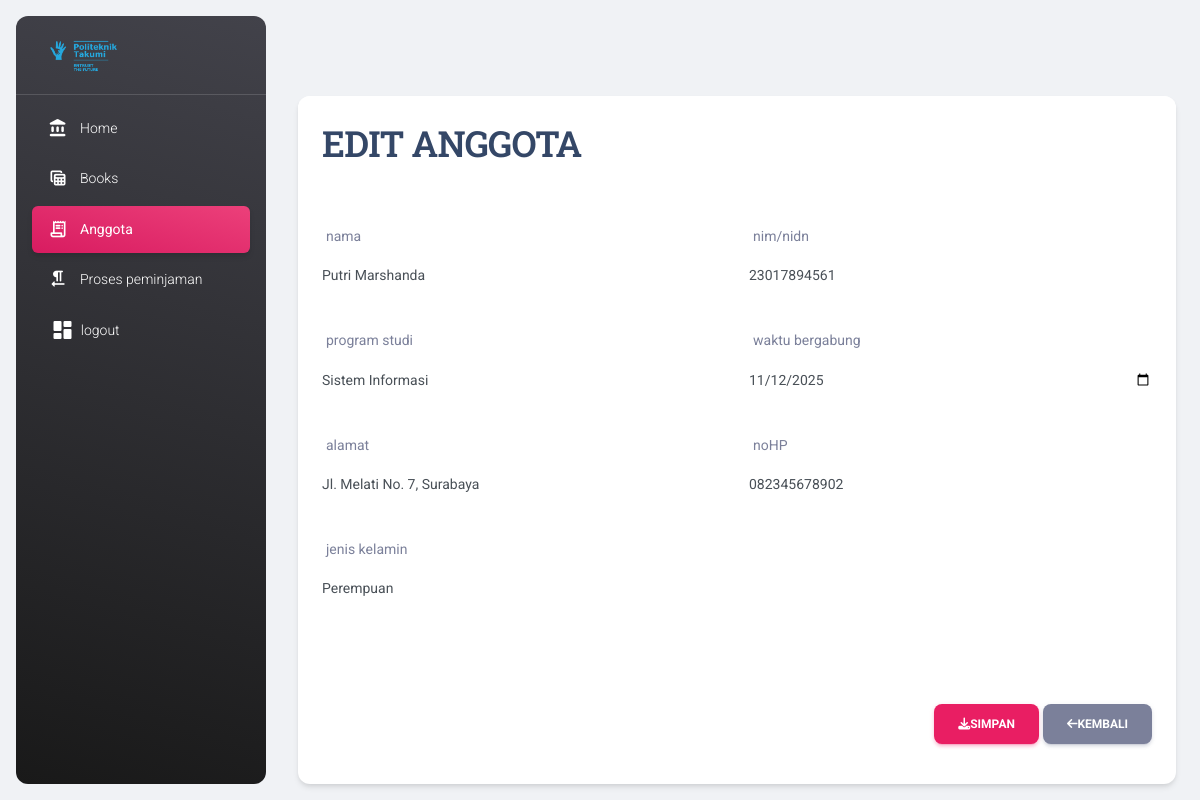
/app?page=anggota&view=editanggota&id_anggota=24, run on the app's committed database.
### tables this page shows
CREATE TABLE `anggota` (
  `id_anggota` int(11) NOT NULL,
  `username` varchar(50) NOT NULL,
  `password` varchar(100) NOT NULL,
  `role` varchar(10) NOT NULL,
  `nama` varchar(100) NOT NULL,
  `nim_nidn` varchar(15) NOT NULL,
  `program_studi` varchar(50) NOT NULL,
  `waktu_bergabung` text NOT NULL,
  `alamat` text NOT NULL,
  `noHP` varchar(15) NOT NULL,
  `jenis_kelamin` varchar(15) NOT NULL,
  `created_at` timestamp NOT NULL DEFAULT current_timestamp(),
  `updated_at` timestamp NOT NULL DEFAULT current_timestamp(),
  `logged_in_at` timestamp NOT NULL DEFAULT current_timestamp()
);

### features/anggota/editanggota.php (the view, shortened to what this page needs)
<?php
if (isset($_GET['id_anggota'])) {
    $id_anggota = $_GET['id_anggota'];
    $query = " SELECT * FROM anggota WHERE id_anggota = $id_anggota ";
    $result = mysqli_query($conn, $query);
    $data = mysqli_fetch_assoc($result);
}
?>
<div class="d-flex justify-content-center mt-5">
    <body style="background-color: linen;">
        <div class="container mt-5">
            <div class="card">
                <div class="card-header">
                    <div class="row">
                        <div class="col-md-6">
                            <h2>EDIT ANGGOTA</h2>
                        </div>
                    </div>
                </div>
                <form action="" method="POST">
                    <div class="card-body">
                        <div class="row mb-3">
                            <div class="mb-3">
                                <div class="row mb-3">
                                    <div class="col-md-6">
                                        <label for="nama" class="form-label">nama</label>
                                        <input type="text" class="form-control" id="nama" name="nama"
                                            placeholder="masukkan nama anggota" value="<?= $data['nama']?>" required>
                                    </div>
                                    <div class="col-md-6">
                                        <label for="nim_nidn" class="form-label">nim/nidn</label>
                                        <input type="int" class="form-control" id="nim_nidn" name="nim_nidn"
                                            placeholder="masukkan nim/nidn" value="<?= $data['nim_nidn']?>" required>
                                    </div>
                                </div>
                            </div>
                            <div class="mb-3">
                                <div class="row mb-3">
                                    <div class="col-md-6">
                                        <label for="program_studi" class="form-label">program studi</label>
                                        <input type="text" class="form-control" id="program_studi" name="program_studi"
                                            placeholder="masukkan program_studi" value="<?= $data['program_studi'] ?>"
                                            required>
                                    </div>
                                    <div class="col-md-6">
                                        <label for="label" class="form-label">waktu bergabung</label>
                                        <input type="date" class="form-control" id="waktu_bergabung"
                                            name="waktu_bergabung" placeholder="masukkan keterangan"
                                            value="<?= $data['waktu_bergabung'] ?>" required>
                                    </div>
                                </div>
                            </div>
                            <div class="mb-3">
                                <div class="row mb-3">
                                    <div class="col-md-6">
                                        <label for="alamat" class="form-label">alamat</label>
                                        <input type="text" class="form-control" id="alamat" name="alamat"
                                            placeholder="masukkan alamat" value="<?= $data['alamat'] ?>" required>
                                    </div>
                                    <div class="col-md-6">
                                        <label for="noHP" class="form-label">noHP</label>
                                        <input type="int" class="form-control" id="noHP" name="noHP"
                                            placeholder="masukkan keterangan" value="<?= $data['noHP'] ?>" required>
                                    </div>
                                </div>
                            </div>
                            <div class="mb-3">
                                <div class="row mb-3">
                                    <div class="col-md-6">
                                        <label for="jenis_kelamin" class="form-label">jenis kelamin</label>
                                        <input type="text" class="form-control" id="jenis_kelamin" name="jenis_kelamin"
                                            placeholder="masukkan jenis_kelamin" value="<?= $data['jenis_kelamin'] ?>"
                                            required>
                                    </div>
                                </div>
                            </div>
                        </div>
                    </div>
                    <div class="card-footer text-end">
                        <button type="submit" name="update" class="btn btn-primary"><i
                                class="fa-solid fa-download"></i>Simpan</button>
                        <a href="app?page=anggota" class="btn btn-secondary"><i
                                class="fa-solid fa-arrow-left"></i>kembali</a>
                    </div>
                </form>
            </div>
        </div>
</div>
</body>
</html>

### data on the page
anggota: nama "Putri Marshanda", nim_nidn "23017894561", program_studi "Sistem Informasi", waktu_bergabung "11/12/2025", alamat "Jl. Melati No. 7, Surabaya", noHP "082345678902", jenis_kelamin "Perempuan"
